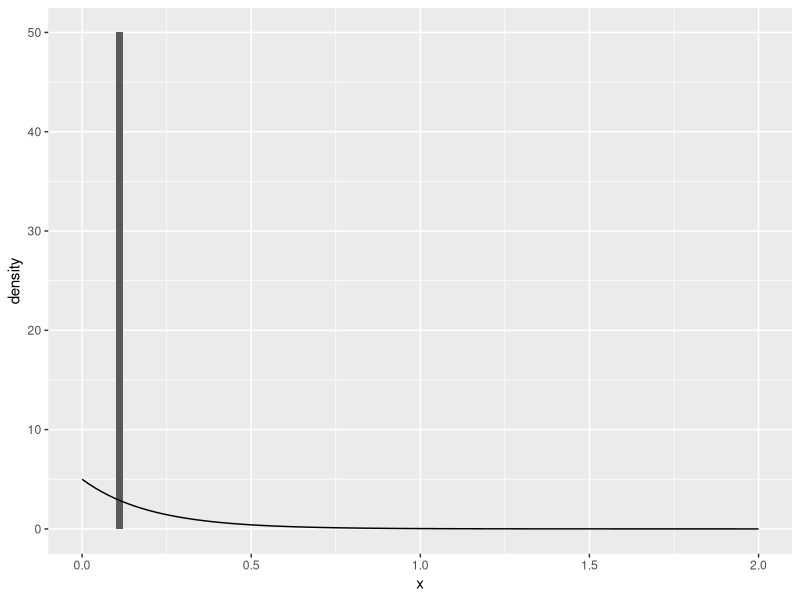

The R source for this figure:
## ---- chunk 1
knitr::opts_chunk$set(echo = TRUE, results = "hide", fig.keep="none")
## ---- chunk 2
x <- c(1, 2, 3, 4)
y <- c(0, 1)
z <- c("a", "b", "c", "d")
## ---- chunk 3
runif(n = 10)
## ---- chunk 4
runif(n = 10)
## ---- chunk 5
set.seed(1871)
x <- runif(10)
y <- runif(10)
c(x, y)
## ---- chunk 6
set.seed(1871)
runif(20)
## ---- chunk 7
u <- runif(1)
lambda <- 5
(x <- -1 / lambda * log(1 - u))
## ---- chunk 8
u <- runif(1)
lambda <- 5
(x <- -1 / lambda * log(1 - u))
## ---- chunk 9
library(ggplot2)
ggplot(mapping = aes(x = x)) +
  geom_histogram(aes(y = stat(density)), 
    binwidth = 0.02, center = 0.01) +
  stat_function(fun = dexp, args = list(rate = lambda)) +
  xlim(0, 2)
## ---- chunk 10
u <- runif(1)
pi <- 0.4

if(u < pi){
  x <- 1
} else {
  x <- 0
}
x
## ---- chunk 11
u <- runif(1)
pi <- 0.4
## ---- chunk 12
u <- runif(1000)
pi <- 0.4

x <- ifelse(u < pi, 1, 0)
## ---- chunk 13
pi <- 0.4
x <- rbinom(n = 1000, size = 1, prob = pi)
